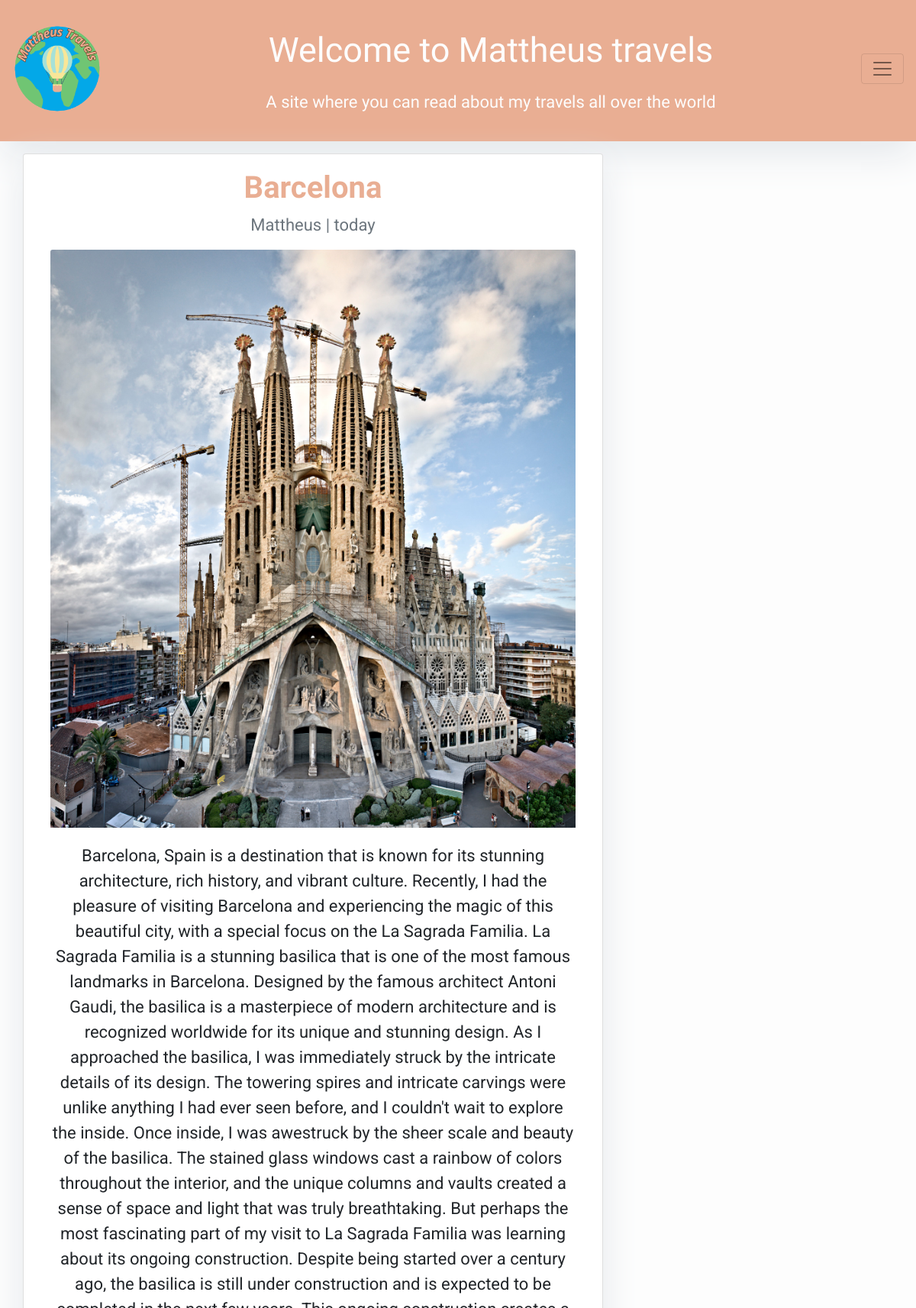
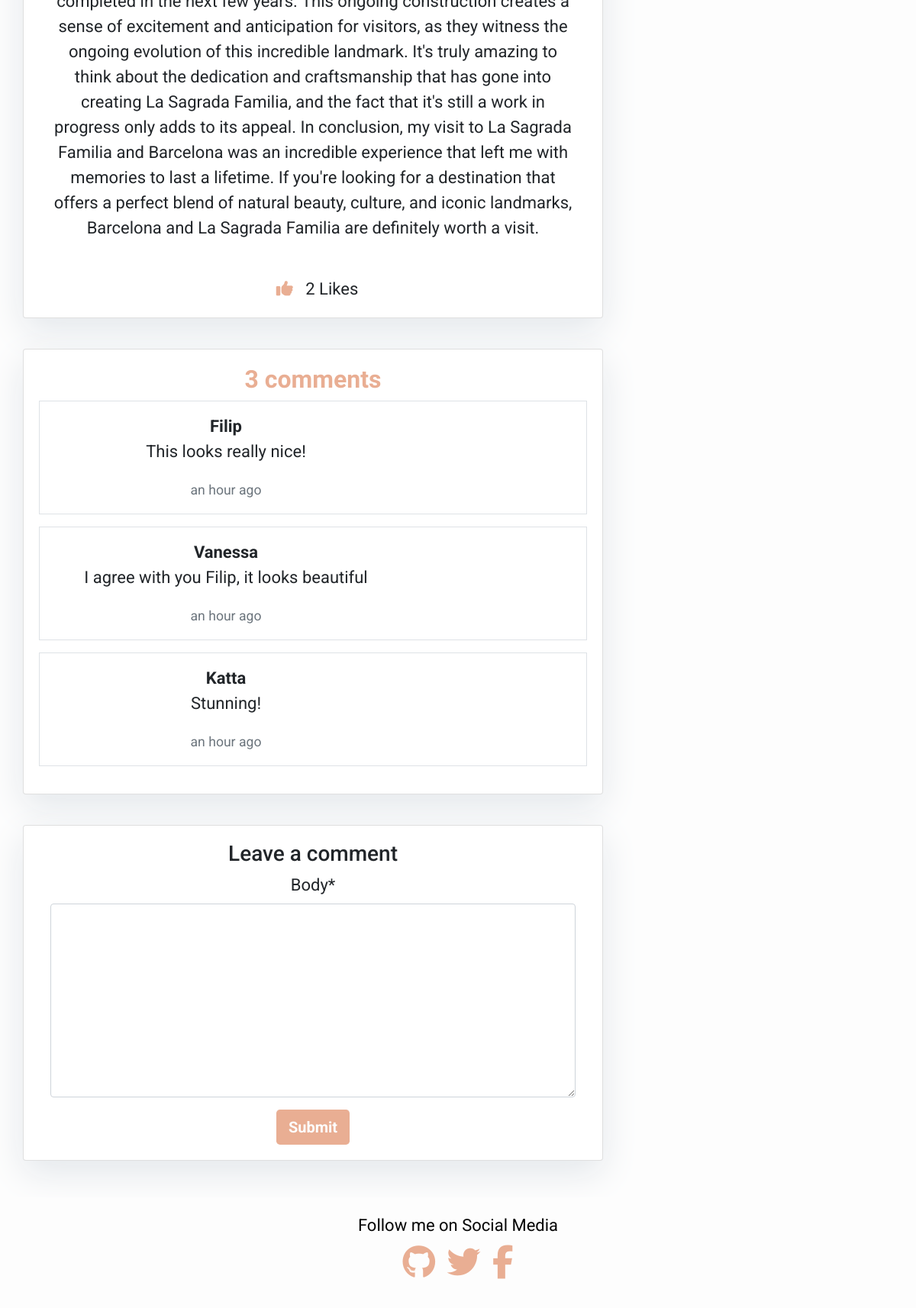
/barcelona/ (signed in), run on the app's committed database (2 pictures, top to bottom).
### blog/models.py (models this page shows, shortened)
class Post(models.Model):
    title = models.CharField(max_length=200, unique=True)
    slug = models.SlugField(max_length=200, unique=True)
    author = models.ForeignKey(User, on_delete=models.CASCADE, related_name="blog_posts")
    updated_on = models.DateTimeField(auto_now=True)
    content = models.TextField()
    created_on = models.DateTimeField(auto_now_add=True)
    status = models.IntegerField(choices=STATUS, default=0)
    image = models.ImageField(upload_to="images/", blank=True, null=True)
    likes = models.ManyToManyField(User, related_name='liked_posts', blank=True)
    class Meta:
        ordering = ["-created_on"]

class Comment(models.Model):
    post = models.ForeignKey(Post, on_delete=models.CASCADE, related_name='comments')
    name = models.CharField(max_length=80)
    email = models.EmailField()
    body = models.TextField()
    created_on = models.DateTimeField(auto_now_add=True)
    active = models.BooleanField(default=True)
    class Meta:
        ordering = ['created_on']

### blog/views.py (the view)
# urls.py: path('<slug:slug>/', views.post_detail, name='post_detail'),
@login_required
def post_detail(request, slug):
    template_name = 'post_detail.html'
    post = get_object_or_404(Post, slug=slug)
    comments = post.comments.filter(active=True)
    new_comment = None
    if request.method == 'POST':
        comment_form = CommentForm(data=request.POST)
        if comment_form.is_valid():
            new_comment = comment_form.save(commit=False)
            new_comment.post = post
            new_comment.name = request.user.username
            new_comment.save()
    else:
        comment_form = CommentForm()
    return render(request, template_name, {'post': post,
                                           'comments': comments,
                                           'new_comment': new_comment,
                                           'comment_form': comment_form})

### blog/forms.py
class CommentForm(forms.ModelForm):
    class Meta:
        model = Comment
        fields = ('body',)

### templates/post_detail.html (shortened to what this page needs)
{% extends 'base.html' %}
{% block content %}
{% load static %}
{% load crispy_forms_tags %}
{% load humanize %}
<div class="container text-center">
  <div class="row">
    <div class="col-md-8 card mb-4  mt-3 left  top">
      <div class="card-body">
        <h1 class="title-post">{% block title %} {{ post.title }} {% endblock title %}</h1>
        <p class=" text-muted">{{ post.author }} | {{ post.created_on | naturalday }}</p>
        <img src="{{ post.image.url }}" alt="{{ post.title }}" class="card-img-top">
        <p class="card-text ">{{ post.content | safe }}</p>
        <button id="like-btn" {% if not user.is_authenticated %}disabled{% endif %}><i id="like-icon" class="fas fa-thumbs-up"></i></button>
        <span id="like-count">{{ post.likes.count }}</span> Likes
      </div>
    </div>
  <div class="col-md-8 card mb-4  mt-3 ">
    <div class="card-body">
      <h2 class="card-text-comments">{{ comments.count }} comments</h2>
      {% for comment in comments %}
  <div class="row mb-3 border p-3">
    <div class="col-8">
      <strong>{{ comment.name }}</strong>
      <p>{{ comment.body }}</p>
      <small class="text-muted">{{ comment.created_on | naturaltime }}</small>
    </div>
  </div>
{% endfor %}
    </div>
  </div>
    <div class="col-md-8 card mb-4  mt-3 ">
      <div class="card-body">
        <h3>Leave a comment</h3>
        <form method="post">
          {{ comment_form | crispy }}
          <button type="submit" class="btn btn-primary  btn-lg">Submit</button>
        </form>
      </div>
    </div>
  </div>
</div>
{% endblock content %}

### templates/base.html (shortened to what this page needs)
{% load static %}
<!DOCTYPE html>
<html class="min-vh-100" lang="en">
    <head>
        <link rel="stylesheet" href="https://maxcdn.bootstrapcdn.com/bootstrap/4.0.0/css/bootstrap.min.css">
        <link rel="stylesheet" type="text/css" media="screen" href="{% static 'css/style.css' %}">
    </head>
    <body>
<header class="masthead">
    <div class="container-masthead">
        <div class="row">
            <div class="col-12 d-flex justify-content-between align-items-center w-100 flex-wrap">
                <a class="navbar-brand d-none d-md-block" href="{% url 'home' %}">
                    <img alt="image of earth with a hot air baloon"
                         class="travel-icon mr-2"
                         src="{% static 'mattheus_travels_logo.png' %}">
                </a>
                <div class="site-heading order-1 order-md-0">
                    <h3 class="heading-text my-4 mt-3"> Welcome to Mattheus travels</h3>
                    <p class="heading-text-alt">A site where you can read about my travels all over the world</p>
                </div>
                <div class="order-0 order-md-1">
                    <nav class="navbar navbar-light" id="mainNav">
                        <button class="navbar-toggler navbar-toggler-right" type="button" data-toggle="collapse" data-target="#navbarResponsive"
                                aria-controls="navbarResponsive" aria-expanded="false" aria-label="Toggle navigation">
                            <span class="navbar-toggler-icon"></span>
                        </button>
                    </nav>
                </div>
            </div>
        </div>
    </div>
</header>
        {% block content %}
        {% endblock content %}
        <footer class="text-center mb-4 mt-4">
            <div class="container px-2 px-lg-5 ">Follow me on Social Media</div>
            <div class="footer-social">
                <a href="https://github.com/MattheusKasa/My-Django-Blog" class="me-4 text-reset" target="_blank"
                    rel="noopener" aria-label="GitHub"><i class="fab fa-github fa-2xl"></i></a>
                <a href="https://twitter.com/?lang=en" class="me-4 text-reset" target="_blank" rel="noopener"
                    aria-label="Twitter"><i class="fab fa-twitter fa-2xl"></i></a>
                <a href="https://facebook.com/" class="me-4 text-reset" target="_blank" rel="noopener"
                    aria-label="Facebook"><i class="fab fa-facebook-f fa-2xl"></i></a>
            </div>
        </footer>
    </body>
</html>

### static/css/style.css (style rules this page uses)
body { font-family: "Roboto", sans-serif; font-size: 22px; background-color: #fdfdfd; min-height: 100vh; }
footer { color: #040404; background-color: #fdfdfd; padding: 20px; margin-top: auto; right: 0; left: 0; bottom: 0; width: 100%; position: relative; }
.travel-icon { max-height: 150px; max-width: 150px; margin: 0 auto auto 0; padding: 0; height: 100%; width: 100%; font-weight: bold; }
i { color: #E9AE93; padding: 5px; padding-top: 15px; }
.footer-social { padding-top: 15px; }
.heading-text { color: #fdfdfd; font-size: 45px; text-align: center; font-family: "Alkatra"; }
.heading-text-alt { text-align: center; color: #fdfdfd; font-family: "Alkatra"; font-size: 22px; }
a { color: #E9AE93; }
.btn-primary { color: #fdfdfd; background-color: #E9AE93; text-decoration: none; font-weight: bold; border: none; }
.masthead { background-color: #E9AE93; box-shadow: 0 16px 48px #E3E7EB; height: auto; padding-bottom: 15px; padding-top: 10px; }
.navbar-brand { color: #E9AE93; font-weight: bold; font-size: 42px; font-family: "Alkatra"; }
.card { box-shadow: 0 16px 48px #E3E7EB; }
.card-text-comments { color: #E9AE93; font-weight: bold; font-family: "Alkatra"; }
.card-text { padding-top: 20px; padding-bottom: 20px; }
.title-post { color: #E9AE93; font-weight: bold; font-family: "Alkatra"; }
#like-btn { background-color: transparent; border: none; color: #007bff; }

### data on the page
Post: title "Barcelona", author "Mattheus", created_on "today", image (picture), content "Barcelona, Spain is a destination that is known for its stunning architecture, rich history, and vibrant culture. Recently, I had the pleasure of visiting Barcelona and experiencing the magic of this beautiful city, with a special focus on the La Sagrada Familia. La Sagrada Familia is a stunning basilica that is one of the most famous landmarks in Barcelona. Designed by the famous architect Antoni Gaudi, the basilica is a masterpiece of modern architecture and is recognized worldwide for its unique and stunning design. As I approached the basilica, I was immediately struck by the intricate details of its design. The towering spires and intricate carvings were unlike anything I had ever seen…", likes.count "2"
Comment: name "Filip", body "This looks really nice!", created_on "an hour ago"
Comment: name "Vanessa", body "I agree with you Filip, it looks beautiful", created_on "an hour ago"
Comment: name "Katta", body "Stunning!", created_on "an hour ago"

### other printed values
{{ comments.count }} "3"
